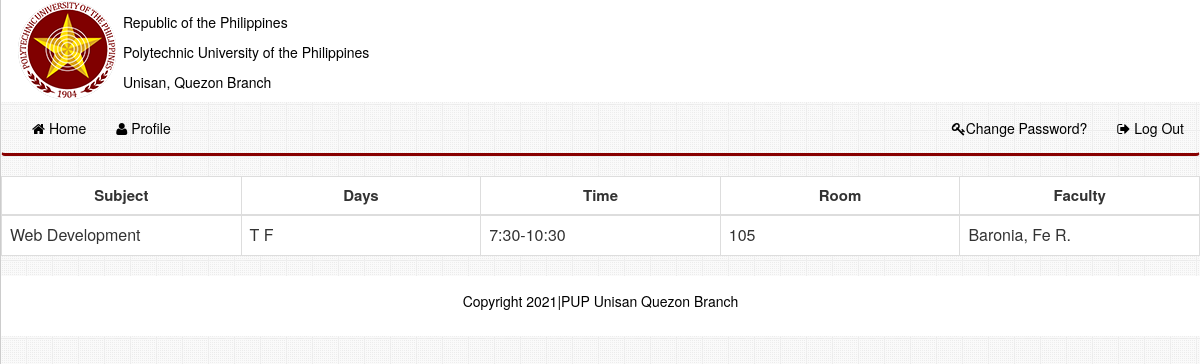
Page /home.php (signed in) on the committed database.
### tables this page shows
CREATE TABLE `schedule_tbl` (
  `ID` int(11) NOT NULL,
  `subject` varchar(50) NOT NULL,
  `days` varchar(50) NOT NULL,
  `time` varchar(50) NOT NULL,
  `room` varchar(50) NOT NULL,
  `fname` varchar(50) NOT NULL
);

### home.php (the view, shortened to what this page needs)
<html>
<head>
  <link type="text/css" rel="stylesheet" href="css\bootstrap.min.css">
  <link type="text/css" rel="stylesheet" href="css\font-awesome.css">
  <link type="text/css" rel="stylesheet" href="css/style.css">
</head>
<body>
<?php include("header.php");?><span></span>
<?php include("header_sub.php");?><span></span>
<?php
	$ID = $_SESSION['ID'];
	?>
	<div class="bordered_div">
<div class="table-scrol">
<div class="table-responsive">
	<table class="table table-bordered table-hover" style="table-layout: fixed">
        <thead>
        <tr>
         <th>Subject</th>
         <th>Days</th>
		 <th>Time</th>
		<th>Room</th>
		<th>Faculty</th>
        </tr>
        </thead>
	<?php
	$con = mysqli_connect('localhost', 'root', '', 'pup_ocss');
	$query = "SELECT * from schedule_tbl WHERE fname = '$ID'";
	$sql = mysqli_query($con, $query);
	while ($row = mysqli_fetch_array($sql)) {
		$subject = $row[1];
		$days = $row[2];
		$time = $row[3];
		$room = $row[4];
		$fname=$row[5];
		?>
	<tr>
            <td><?php echo $subject; ?></td>
			<td><?php echo $days; ?></td>
			<td><?php echo $time; ?></td>
			<td><?php echo $room; ?></td>
			<td><?php echo $fname; ?></td>
        </tr>
        <?php } ?>
    </table>
        </div>
</div>
</div>
<?php include("footer.php");?>
</body>
</html>

### css/style.css (style rules this page uses)
body { background-image: url(../images/main-back.png); position: relative; margin-left:0px; margin-right: 0px; width: auto; background: #eee url(../images/main-back.png) repeat; border-left: 1px solid #ccc; z-index: 50; min-height: 400px; }

### rows in the picture
schedule_tbl: subject "Web Development", days "T F", time "7:30-10:30", room "105", fname "Baronia, Fe R."
